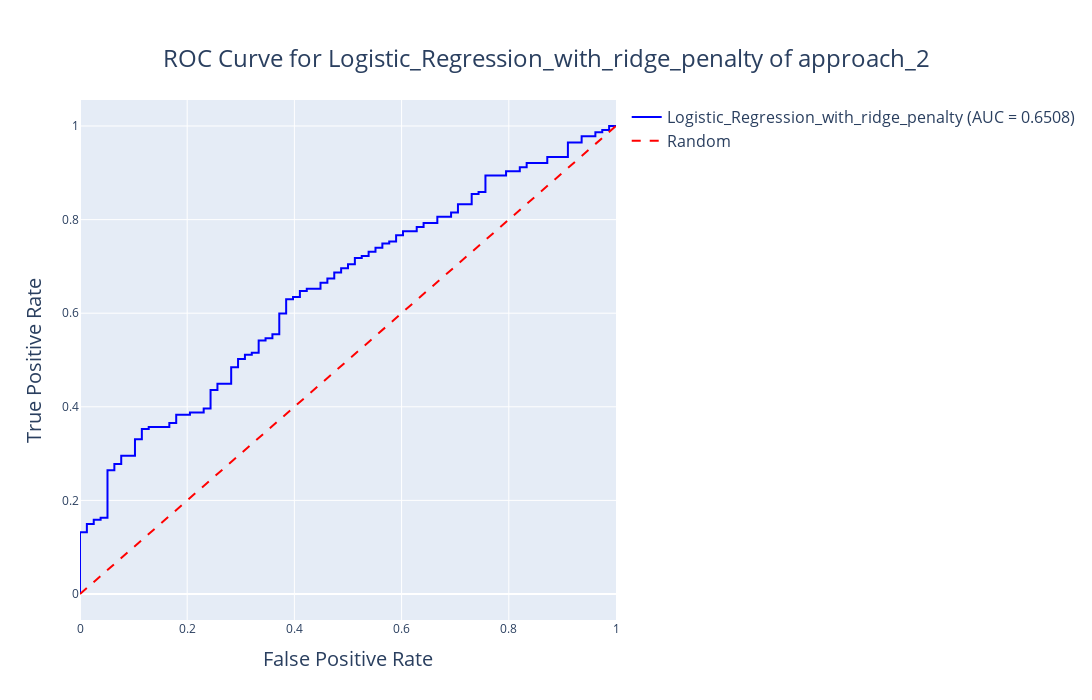

Notebook cell for this chart:
### Markdown cell above
### <a id='toc1_2_1_'></a>[2.1 Logistics regression](#toc0_)

### Code cell
### 1. Define hyperparameter distributions for each model
log_reg_params = {
    "C": uniform(0.01, 10),
    "penalty": ["l2"],
    "solver": ["sag"],
}

### 2. Train Logistic Regression
log_reg = LogisticRegression(max_iter=1000)
log_reg_best, log_reg_auc, log_reg_acc, log_reg_f1, report = (
    model_training.tune_and_evaluate_model(
        log_reg,
        log_reg_params,
        X_train,
        y_train,
        X_test,
        y_test,
        model_name="Logistic_Regression_with_ridge_penalty",
        log_dir="models/logs/approach_2",
        model_dir="models/saved_models/approach_2",
        approach="approach_2",
    )
)
